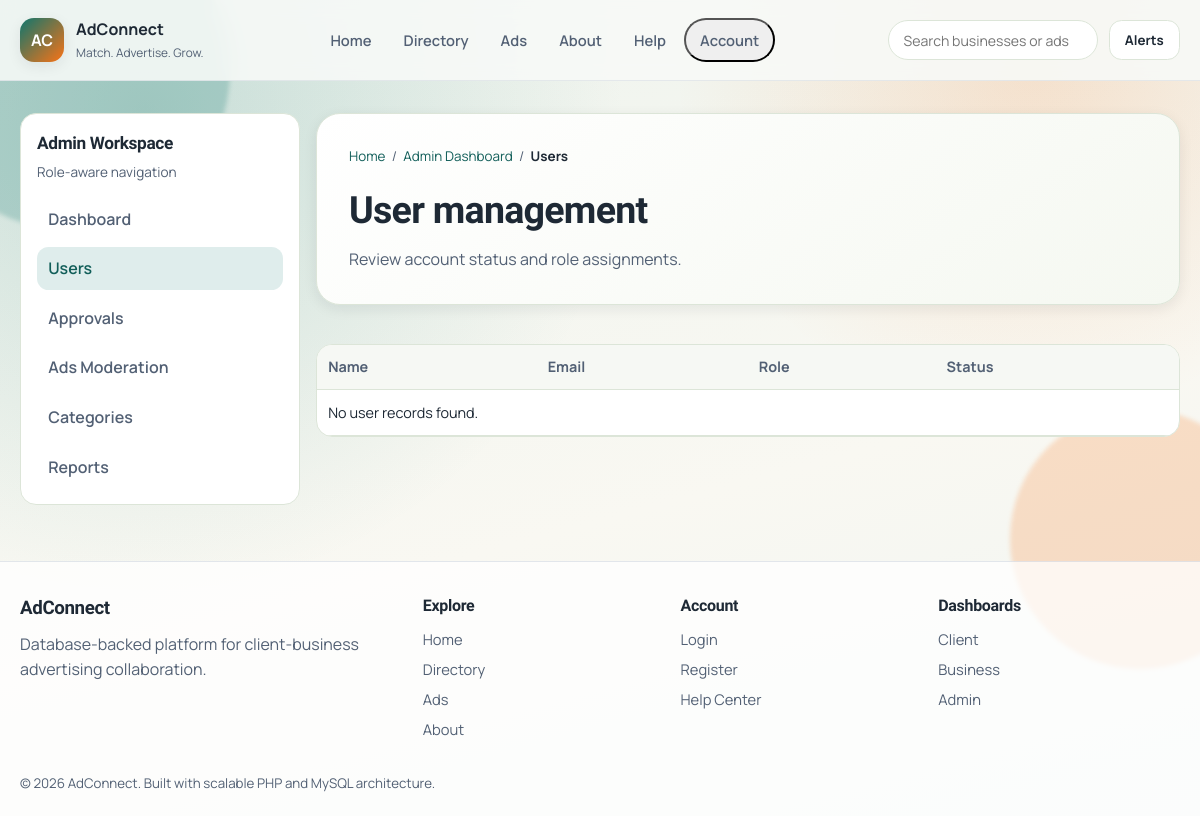
Page /pages/admin/users.php on the earlier database version.
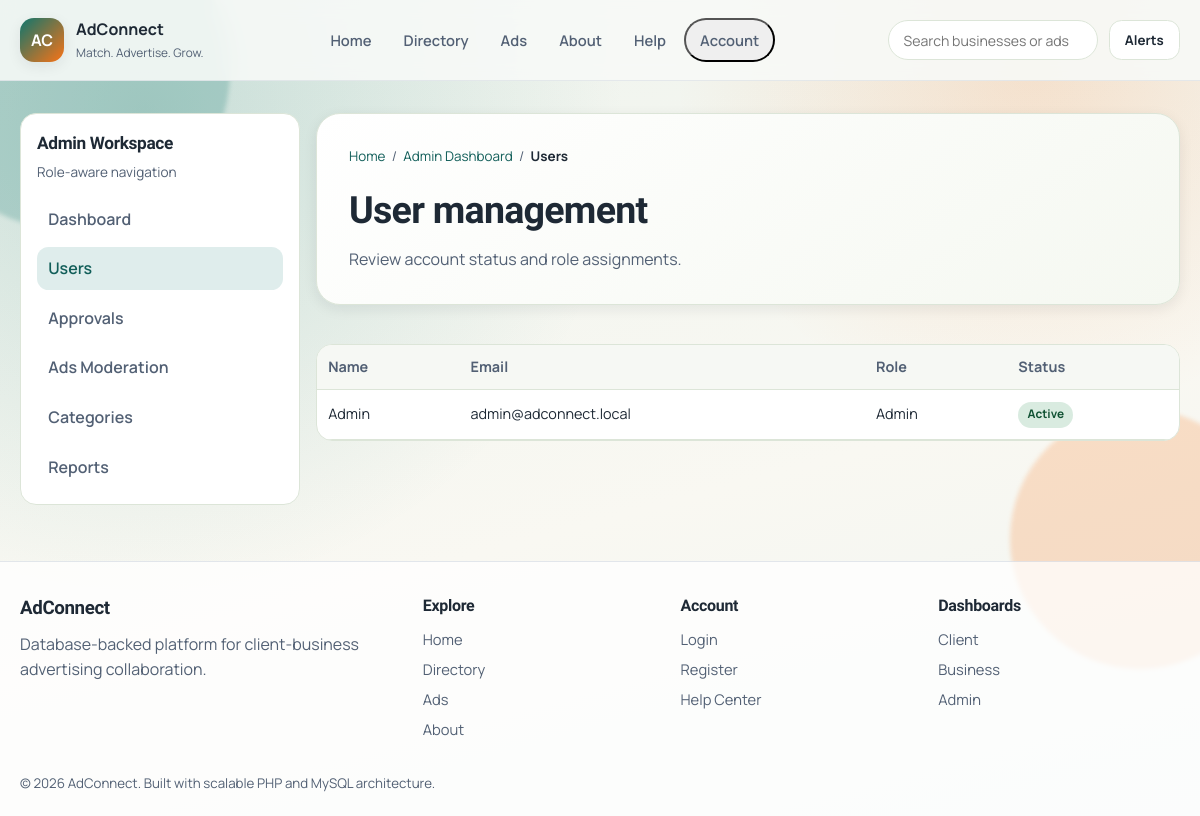
Same page on the later database version.
### tables this page shows
CREATE TABLE IF NOT EXISTS users (
    id BIGINT UNSIGNED AUTO_INCREMENT PRIMARY KEY,
    first_name VARCHAR(80) NOT NULL,
    last_name VARCHAR(80) NOT NULL,
    display_name VARCHAR(180) DEFAULT NULL,
    email VARCHAR(190) NOT NULL UNIQUE,
    password_hash VARCHAR(255) NOT NULL,
    role ENUM('client', 'business', 'admin') NOT NULL DEFAULT 'client',
    status ENUM('pending', 'active', 'suspended', 'verified') NOT NULL DEFAULT 'pending',
    phone_number VARCHAR(30) DEFAULT NULL,
    notify_email TINYINT(1) NOT NULL DEFAULT 1,
    created_at DATETIME NOT NULL DEFAULT CURRENT_TIMESTAMP,
    updated_at DATETIME NOT NULL DEFAULT CURRENT_TIMESTAMP ON UPDATE CURRENT_TIMESTAMP,
    INDEX idx_users_role_status (role, status)
);

### includes/config.php (called while the page is built, shortened)
<?php
$dbConfig = [
    'host' => 'localhost',
    'database' => 'adconnect',
    'user' => 'root',
    'password' => '',
    'charset' => 'utf8mb4',
];
$scriptName = str_replace('\\', '/', $_SERVER['SCRIPT_NAME'] ?? '');
$segments = explode('/', trim($scriptName, '/'));
$baseParts = [];
foreach ($segments as $segment) {
    $baseParts[] = $segment;
}
$appBasePath = '/' . trim(implode('/', $baseParts), '/');
if (stripos($appBasePath, 'adconnect') === false) {
    $appBasePath = '/adconnect';
}
function url(string $path = ''): string
{
    global $appBasePath;
    $normalizedPath = ltrim($path, '/');
    return $appBasePath . '/' . $normalizedPath;
}
function e(mixed $value): string
{
    return htmlspecialchars((string) $value, ENT_QUOTES, 'UTF-8');
}
function db(): ?PDO
{
    global $dbConfig;
    static $pdo = null;
    $dsn = sprintf(
        'mysql:host=%s;dbname=%s;charset=%s',
        (string) $dbConfig['host'],
        (string) $dbConfig['database'],
        (string) $dbConfig['charset']
    );
    try {
        $pdo = new PDO(
            $dsn,
            (string) $dbConfig['user'],
            (string) $dbConfig['password'],
            [
                PDO::ATTR_ERRMODE => PDO::ERRMODE_EXCEPTION,
                PDO::ATTR_DEFAULT_FETCH_MODE => PDO::FETCH_ASSOC,
                PDO::ATTR_EMULATE_PREPARES => false,
            ]
        );
    } catch (PDOException $exception) {
        $pdo = null;
    }
    return $pdo;
}
function db_all(string $sql, array $params = []): array
{
    $connection = db();
    try {
        $statement = $connection->prepare($sql);
        $statement->execute($params);
        $rows = $statement->fetchAll();
        return is_array($rows) ? $rows : [];
    } catch (PDOException $exception) {
        return [];
    }
}
function badge_class_for_status(string $status): string
{
    $normalized = strtolower(trim($status));
    $success = ['live', 'active', 'approved', 'resolved', 'replied', 'open', 'verified', 'strong'];
    if (in_array($normalized, $success, true)) {
        return 'badge-success';
    }
    return 'badge-neutral';
}
require_once __DIR__ . '/data.php';

### includes/data.php (called while the page is built, shortened)
<?php
function fetch_admin_users(int $limit = 100): array
{
    $limit = max(1, min(300, $limit));
    return db_all(
        "SELECT
            id,
            COALESCE(NULLIF(display_name, ''), CONCAT(first_name, ' ', last_name), email) AS full_name,
            email,
            role,
            status
        FROM users
        ORDER BY created_at DESC, id DESC
        LIMIT {$limit}"
    );
}

### pages/admin/users.php (the view, shortened to what this page needs)
<?php
require_once dirname(__DIR__, 2) . '/includes/config.php';
$users = fetch_admin_users(200);
require_once dirname(__DIR__, 2) . '/includes/header.php';
require_once dirname(__DIR__, 2) . '/includes/navbar.php';
?>
<main class="page-main">
    <div class="container content-grid">
        <?php require dirname(__DIR__, 2) . '/includes/sidebar.php'; ?>
        <div class="section-stack">
            <section class="page-hero">
                <nav class="breadcrumbs" aria-label="Breadcrumb">
                    <a href="<?php echo e(url('pages/home.php')); ?>">Home</a>
                    <span>/</span>
                    <a href="<?php echo e(url('pages/admin/dashboard.php?role=admin')); ?>">Admin Dashboard</a>
                    <span>/</span>
                    <span>Users</span>
                </nav>
                <h1>User management</h1>
                <p>Review account status and role assignments.</p>
            </section>
            <section class="table-wrap">
                <table class="table">
                    <thead>
                        <tr>
                            <th>Name</th>
                            <th>Email</th>
                            <th>Role</th>
                            <th>Status</th>
                        </tr>
                    </thead>
                    <tbody>
                        <?php foreach ($users as $user): ?>
                            <?php $statusLabel = ucfirst((string) ($user['status'] ?? 'unknown')); ?>
                            <tr>
                                <td><?php echo e((string) ($user['full_name'] ?? 'User')); ?></td>
                                <td><?php echo e((string) ($user['email'] ?? '')); ?></td>
                                <td><?php echo e(ucfirst((string) ($user['role'] ?? 'client'))); ?></td>
                                <td><span class="badge <?php echo e(badge_class_for_status((string) ($user['status'] ?? ''))); ?>"><?php echo e($statusLabel); ?></span></td>
                            </tr>
                        <?php endforeach; ?>
                        <?php if (empty($users)): ?>
                            <tr>
                                <td colspan="4">No user records found.</td>
                            </tr>
                        <?php endif; ?>
                    </tbody>
                </table>
            </section>
        </div>
    </div>
</main>
<?php require_once dirname(__DIR__, 2) . '/includes/footer.php'; ?>

Differences in the rows shown:
added users: full_name "Admin", email "admin@adconnect.local", role "Admin", status "Active"
Other differences:
text no longer shown: "No user records found."
